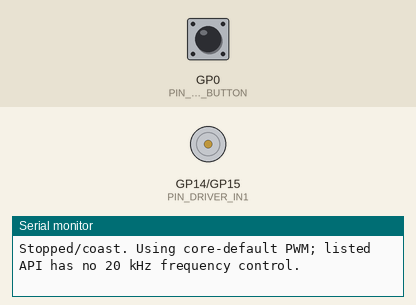
Recording of a program running on a simulated Raspberry Pi Pico. Shown: motor-driver pin pairs drawn as motors (green arrow = first pin HIGH = forward, orange = second pin HIGH = backward, longer = more drive), the last lines printed to the serial monitor. Inputs (shaded band) come from the test bench; at power-on: GP0 (PIN_BUTTON_BUTTON) HIGH.

Above: at 1.2 s.
1.3 s: GP0 (PIN_BUTTON_BUTTON) pulled LOW for 0.15 s
At 1.6 s:
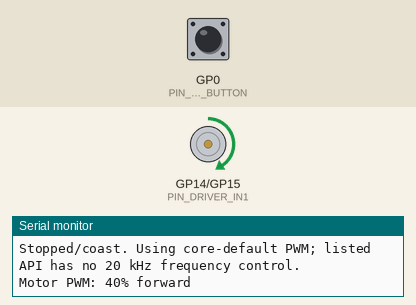
2.9 s: GP0 (PIN_BUTTON_BUTTON) pulled LOW for 1 s
At 4.0 s:
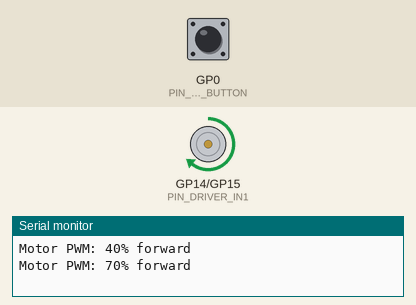
5.4 s: GP0 (PIN_BUTTON_BUTTON) pulled LOW for 0.15 s
At 5.9 s:
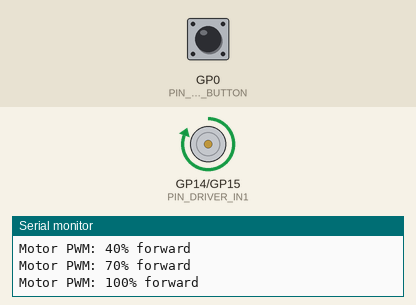
7.0 s: GP0 (PIN_BUTTON_BUTTON) pulsed LOW 5 times (0.12 s each, 0.3 s apart)
At 9.3 s:
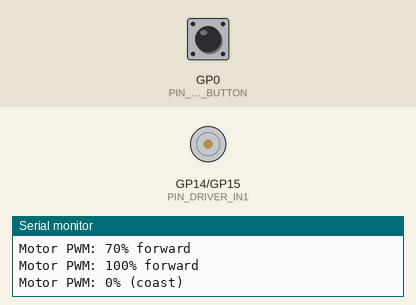
10.0 s: GP0 (PIN_BUTTON_BUTTON) pulled LOW for 3.2 s
At 10.6 s:
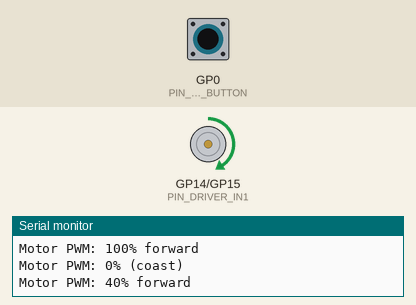
Timing chart, 0 to 13.0 s (numbered marks = the images above; inputs shaded):
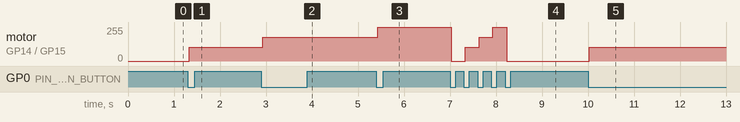

The program:

main.cpp
```cpp
#include <Arduino.h>
#include "pins.h"

const uint8_t duties[] = {0, 102, 179, 255};
const uint8_t speeds[] = {0, 40, 70, 100};
uint8_t stage = 0;
bool rawPressed = false, stablePressed = false, armed = false;
unsigned long changedAt = 0;

void setup() {
  digitalWrite(PIN_DRIVER_IN1, LOW);
  digitalWrite(PIN_DRIVER_IN2, LOW);
  pinMode(PIN_DRIVER_IN1, OUTPUT);
  pinMode(PIN_DRIVER_IN2, OUTPUT);
  delay(2);  // Driver wake time; motor remains coasting.
  pinMode(PIN_BUTTON_BUTTON, INPUT_PULLUP);
  rawPressed = stablePressed = (digitalRead(PIN_BUTTON_BUTTON) == LOW);
  armed = !stablePressed;
  changedAt = millis();
  Serial.begin(115200);
  Serial.println("Stopped/coast. Using core-default PWM; listed API has no 20 kHz frequency control.");
}

void loop() {
  unsigned long now = millis();
  bool pressed = (digitalRead(PIN_BUTTON_BUTTON) == LOW);
  if (pressed != rawPressed) {
    rawPressed = pressed;
    changedAt = now;
  }
  if (rawPressed != stablePressed && now - changedAt >= 30) {
    stablePressed = rawPressed;
    if (!stablePressed) {
      armed = true;
    } else if (armed) {
      armed = false;
      stage = (stage + 1) % 4;
      digitalWrite(PIN_DRIVER_IN2, LOW);
      analogWrite(PIN_DRIVER_IN1, duties[stage]);
      Serial.print("Motor PWM: ");
      Serial.print(speeds[stage]);
      Serial.println(stage == 0 ? "% (coast)" : "% forward");
    }
  }
}
```

pins.h
```cpp
#pragma once
// Generated from the board plan. The application uses these names and never a pin number.
constexpr int PIN_BUTTON_BUTTON = 0;
constexpr int PIN_DRIVER_IN1 = 14;
constexpr int PIN_DRIVER_IN2 = 15;
```

Measured:
- after the input at 1.3 s, motor on GP14 (PIN_DRIVER_IN1) / GP15 (PIN_DRIVER_IN2): stopped → forward 102/255 at once
- after the input at 2.9 s, motor on GP14 (PIN_DRIVER_IN1) / GP15 (PIN_DRIVER_IN2): forward 102/255 → forward 179/255 at once
- after the input at 5.4 s, motor on GP14 (PIN_DRIVER_IN1) / GP15 (PIN_DRIVER_IN2): forward 179/255 → forward 255/255 at once
- after the input at 7.0 s, motor on GP14 (PIN_DRIVER_IN1) / GP15 (PIN_DRIVER_IN2): forward 255/255 → stopped at once, → forward 102/255 0.30 s later, → forward 179/255 0.30 s later, → forward 255/255 0.30 s later, … (5 changes in this stretch)
- after the input at 10.0 s, motor on GP14 (PIN_DRIVER_IN1) / GP15 (PIN_DRIVER_IN2): stopped → forward 102/255 at once
